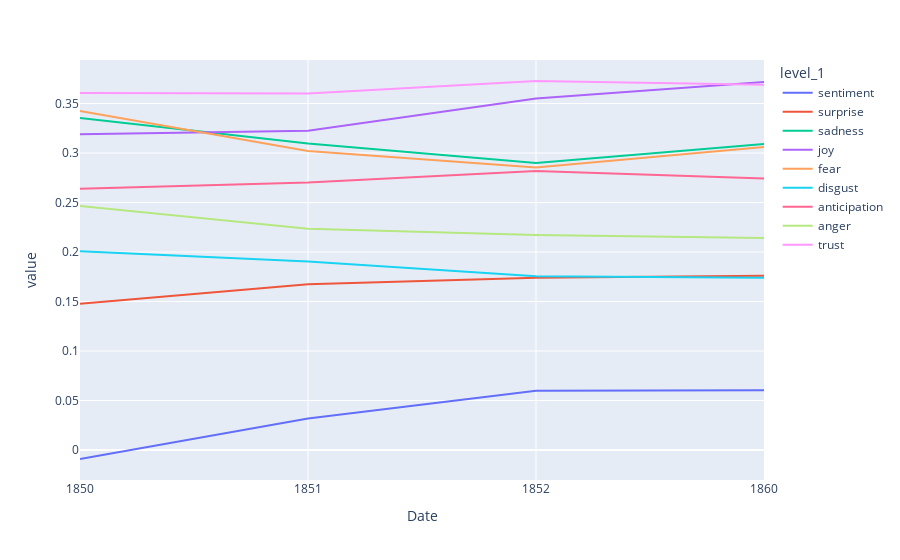

Notebook cell for this chart:
### Code cell
px.line(sorted_df, x='Date', y='value', color='level_1')

### Figure 1 — Plotly figure (JSON) as saved in the notebook; plotly's stock layout.template omitted (floating-point values rounded to 4 significant figures)
{"data": [{"hovertemplate": "level_1=sentiment<br>Date=%{x}<br>value=%{y}<extra></extra>", "legendgroup": "sentiment", "line": {"color": "#636efa", "dash": "solid"}, "marker": {"symbol": "circle"}, "mode": "lines", "name": "sentiment", "orientation": "v", "showlegend": true, "type": "scatter", "x": ["1850", "1851", "1852", "1860"], "xaxis": "x", "y": [-0.009057, 0.03195, 0.05981, 0.06044], "yaxis": "y"}, {"hovertemplate": "level_1=surprise<br>Date=%{x}<br>value=%{y}<extra></extra>", "legendgroup": "surprise", "line": {"color": "#EF553B", "dash": "solid"}, "marker": {"symbol": "circle"}, "mode": "lines", "name": "surprise", "orientation": "v", "showlegend": true, "type": "scatter", "x": ["1850", "1851", "1852", "1860"], "xaxis": "x", "y": [0.1478, 0.1675, 0.1741, 0.176], "yaxis": "y"}, {"hovertemplate": "level_1=sadness<br>Date=%{x}<br>value=%{y}<extra></extra>", "legendgroup": "sadness", "line": {"color": "#00cc96", "dash": "solid"}, "marker": {"symbol": "circle"}, "mode": "lines", "name": "sadness", "orientation": "v", "showlegend": true, "type": "scatter", "x": ["1850", "1851", "1852", "1860"], "xaxis": "x", "y": [0.3354, 0.3097, 0.29, 0.3091], "yaxis": "y"}, {"hovertemplate": "level_1=joy<br>Date=%{x}<br>value=%{y}<extra></extra>", "legendgroup": "joy", "line": {"color": "#ab63fa", "dash": "solid"}, "marker": {"symbol": "circle"}, "mode": "lines", "name": "joy", "orientation": "v", "showlegend": true, "type": "scatter", "x": ["1850", "1851", "1852", "1860"], "xaxis": "x", "y": [0.3189, 0.3225, 0.3551, 0.3718], "yaxis": "y"}, {"hovertemplate": "level_1=fear<br>Date=%{x}<br>value=%{y}<extra></extra>", "legendgroup": "fear", "line": {"color": "#FFA15A", "dash": "solid"}, "marker": {"symbol": "circle"}, "mode": "lines", "name": "fear", "orientation": "v", "showlegend": true, "type": "scatter", "x": ["1850", "1851", "1852", "1860"], "xaxis": "x", "y": [0.3426, 0.3022, 0.2854, 0.306], "yaxis": "y"}, {"hovertemplate": "level_1=disgust<br>Date=%{x}<br>value=%{y}<extra></extra>", "legendgroup": "disgust", "line": {"color": "#19d3f3", "dash": "solid"}, "marker": {"symbol": "circle"}, "mode": "lines", "name": "disgust", "orientation": "v", "showlegend": true, "type": "scatter", "x": ["1850", "1851", "1852", "1860"], "xaxis": "x", "y": [0.2009, 0.1904, 0.1754, 0.1741], "yaxis": "y"}, {"hovertemplate": "level_1=anticipation<br>Date=%{x}<br>value=%{y}<extra></extra>", "legendgroup": "anticipation", "line": {"color": "#FF6692", "dash": "solid"}, "marker": {"symbol": "circle"}, "mode": "lines", "name": "anticipation", "orientation": "v", "showlegend": true, "type": "scatter", "x": ["1850", "1851", "1852", "1860"], "xaxis": "x", "y": [0.264, 0.2702, 0.282, 0.2744], "yaxis": "y"}, {"hovertemplate": "level_1=anger<br>Date=%{x}<br>value=%{y}<extra></extra>", "legendgroup": "anger", "line": {"color": "#B6E880", "dash": "solid"}, "marker": {"symbol": "circle"}, "mode": "lines", "name": "anger", "orientation": "v", "showlegend": true, "type": "scatter", "x": ["1850", "1851", "1852", "1860"], "xaxis": "x", "y": [0.2464, 0.2235, 0.2171, 0.2142], "yaxis": "y"}, {"hovertemplate": "level_1=trust<br>Date=%{x}<br>value=%{y}<extra></extra>", "legendgroup": "trust", "line": {"color": "#FF97FF", "dash": "solid"}, "marker": {"symbol": "circle"}, "mode": "lines", "name": "trust", "orientation": "v", "showlegend": true, "type": "scatter", "x": ["1850", "1851", "1852", "1860"], "xaxis": "x", "y": [0.3607, 0.3601, 0.3728, 0.3689], "yaxis": "y"}], "layout": {"legend": {"title": {"text": "level_1"}, "tracegroupgap": 0}, "margin": {"t": 60}, "xaxis": {"anchor": "y", "domain": [0, 1], "title": {"text": "Date"}}, "yaxis": {"anchor": "x", "domain": [0, 1], "title": {"text": "value"}}}}
